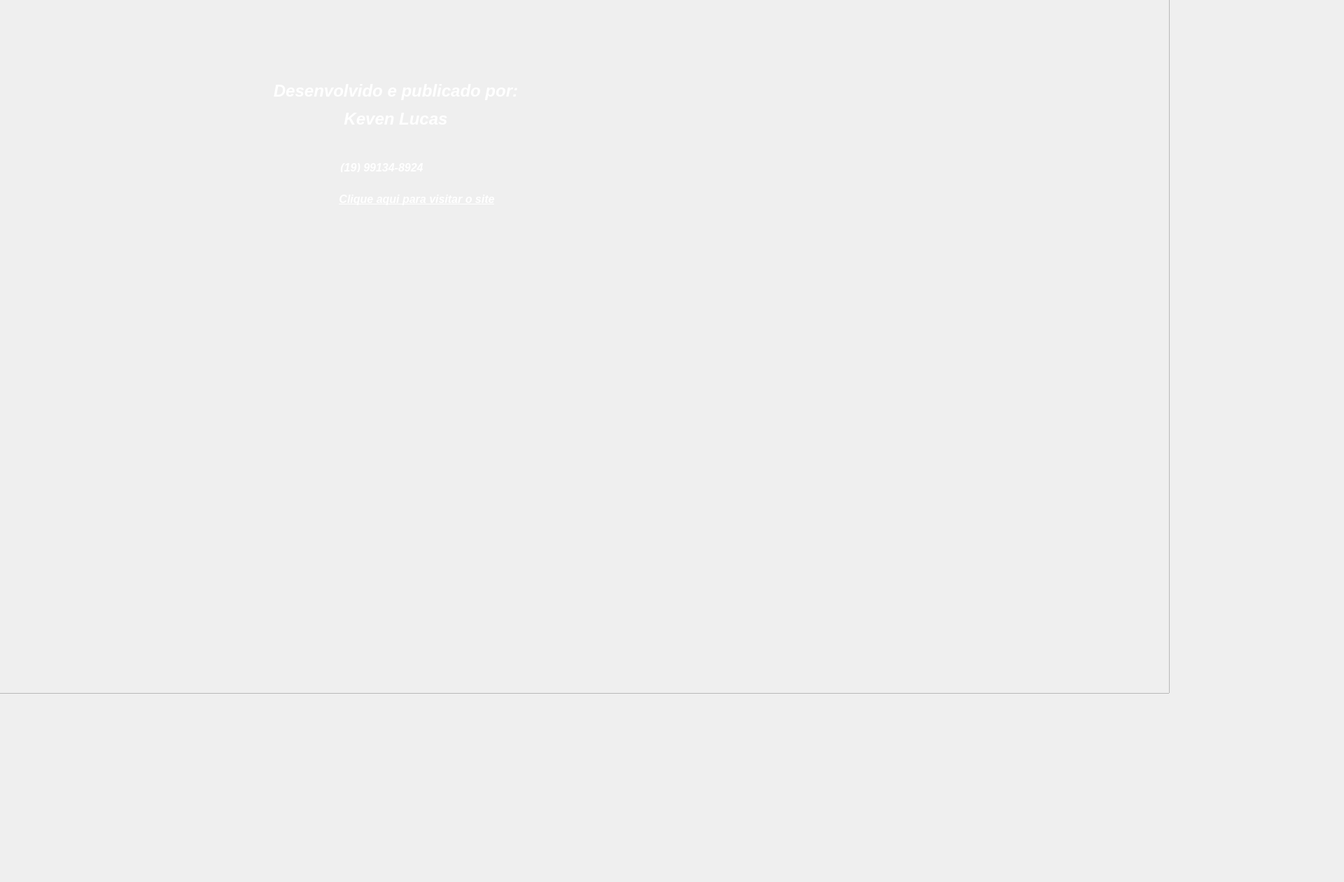
      <widget class="QWidget" name="pg_contato">
       <widget class="QFrame" name="frame_4">
        <property name="geometry">
         <rect>
          <x>-240</x>
          <y>-260</y>
          <width>1911</width>
          <height>1251</height>
         </rect>
        </property>
        <property name="sizePolicy">
         <sizepolicy hsizetype="Maximum" vsizetype="Minimum">
          <horstretch>0</horstretch>
          <verstretch>0</verstretch>
         </sizepolicy>
        </property>
        <property name="frameShape">
         <enum>QFrame::StyledPanel</enum>
        </property>
        <property name="frameShadow">
         <enum>QFrame::Raised</enum>
        </property>
        <widget class="QLabel" name="label_2">
         <property name="geometry">
          <rect>
           <x>600</x>
           <y>360</y>
           <width>411</width>
           <height>101</height>
          </rect>
         </property>
         <property name="styleSheet">
          <string notr="true">QLabel {
    color: white;
    text-align: center; /* Centraliza o texto horizontalmente */
    vertical-align: middle; /* Centraliza o texto verticalmente */

}

</string>
         </property>
         <property name="text">
          <string>&lt;html&gt;&lt;head/&gt;&lt;body&gt;&lt;p align=&quot;center&quot;&gt;&lt;span style=&quot; font-size:18pt; font-weight:600; font-style:italic;&quot;&gt;Desenvolvido e publicado por:&lt;/span&gt;&lt;/p&gt;&lt;p align=&quot;center&quot;&gt;&lt;span style=&quot; font-size:18pt; font-weight:600; font-style:italic;&quot;&gt;Keven Lucas&lt;/span&gt;&lt;/p&gt;&lt;/body&gt;&lt;/html&gt;</string>
         </property>
        </widget>
        <widget class="QLabel" name="label_3">
         <property name="geometry">
          <rect>
           <x>660</x>
           <y>480</y>
           <width>41</width>
           <height>31</height>
          </rect>
         </property>
         <property name="text">
          <string/>
         </property>
         <property name="pixmap">
          <pixmap>../../Downloads/Whatsapp_37229.png</pixmap>
         </property>
         <property name="scaledContents">
          <bool>true</bool>
         </property>
        </widget>
        <widget class="QLabel" name="label_4">
         <property name="geometry">
          <rect>
           <x>710</x>
           <y>490</y>
           <width>151</width>
           <height>16</height>
          </rect>
         </property>
         <property name="styleSheet">
          <string notr="true">QLabel {
    color: white;
    text-align: center; /* Centraliza o texto horizontalmente */
    vertical-align: middle; /* Centraliza o texto verticalmente */

}

</string>
         </property>
         <property name="text">
          <string>&lt;html&gt;&lt;head/&gt;&lt;body&gt;&lt;p align=&quot;center&quot;&gt;&lt;span style=&quot; font-size:12pt; font-weight:600; font-style:italic;&quot;&gt;(19) 99134-8924&lt;/span&gt;&lt;/p&gt;&lt;/body&gt;&lt;/html&gt;</string>
         </property>
        </widget>
        <widget class="QLabel" name="label_5">
         <property name="geometry">
          <rect>
           <x>660</x>
           <y>530</y>
           <width>41</width>
           <height>31</height>
          </rect>
         </property>
         <property name="text">
          <string/>
         </property>
         <property name="pixmap">
          <pixmap>../../Downloads/linkedin_icon-icons.com_65929.png</pixmap>
         </property>
         <property name="scaledContents">
          <bool>true</bool>
         </property>
        </widget>
        <widget class="QLabel" name="label_6">
         <property name="geometry">
          <rect>
           <x>710</x>
           <y>535</y>
           <width>251</width>
           <height>20</height>
          </rect>
         </property>
         <property name="layoutDirection">
          <enum>Qt::LeftToRight</enum>
         </property>
         <property name="styleSheet">
          <string notr="true">QLabel {
    color: white;
    text-align: center; /* Centraliza o texto horizontalmente */
    vertical-align: middle; /* Centraliza o texto verticalmente */

}

</string>
         </property>
         <property name="text">
          <string>&lt;html&gt;&lt;head/&gt;&lt;body&gt;&lt;p align=&quot;center&quot;&gt;&lt;span style=&quot; font-size:12pt; font-weight:600; font-style:italic; text-decoration: underline;&quot;&gt;Clique aqui para visitar o site&lt;/span&gt;&lt;/p&gt;&lt;/body&gt;&lt;/html&gt;</string>
         </property>
        </widget>
       </widget>
      </widget>
